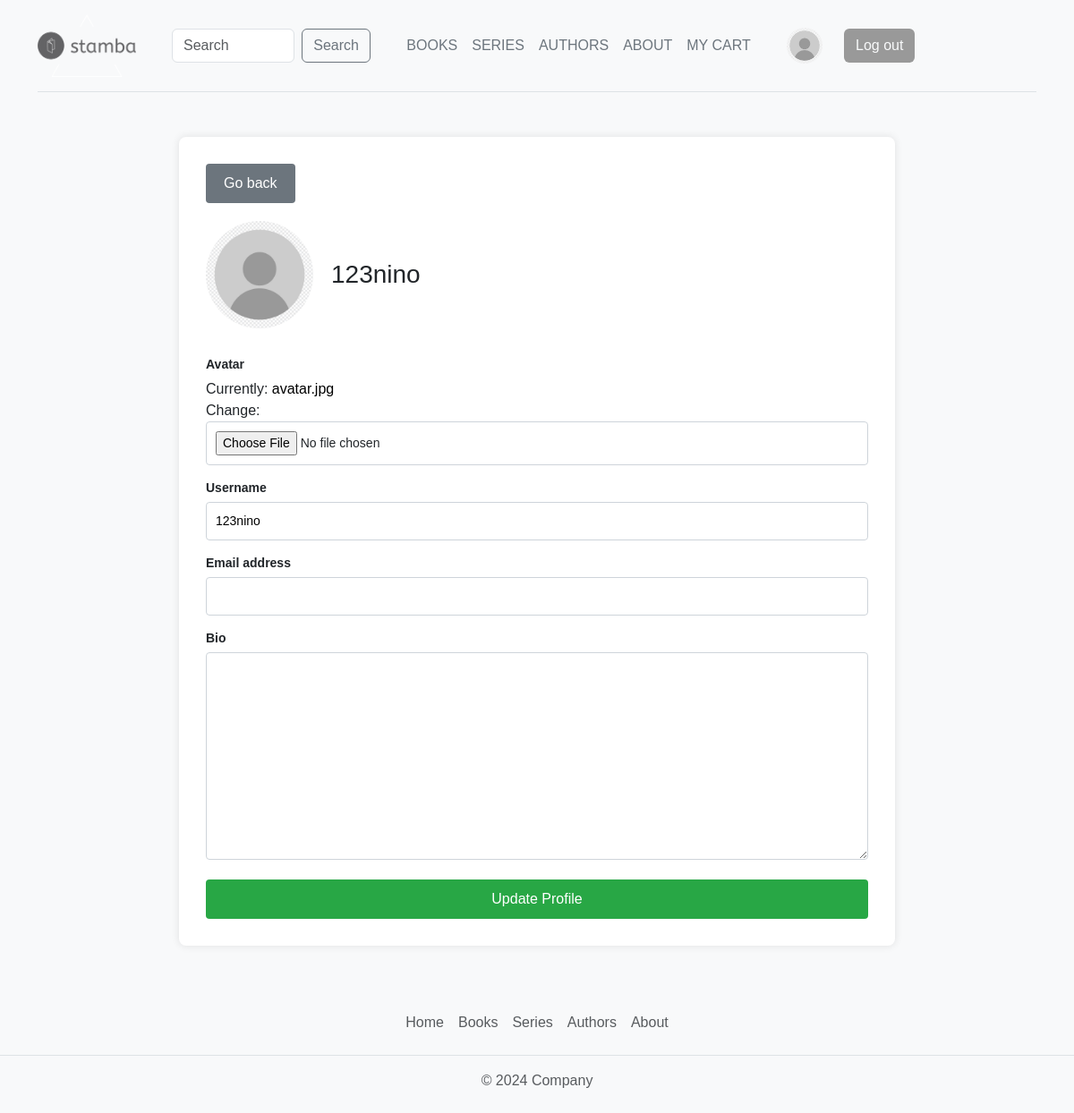
The app's page /update_user/ (signed in) with its own data.
### base/models.py (models this page shows)
class User(AbstractUser):
    books = models.ManyToManyField(Book, related_name='books', blank=True)
    avatar = models.ImageField(null=True, default='avatar.jpg')
    bio = models.TextField(null=True)

### base/views.py (the view)
# urls.py: path('update_user/', views.update_user, name='update_user'),
@login_required(login_url='login')
def update_user(request):
    search = request.GET.get("search") if request.GET.get('search') != None else ''
    if search:
        price_range = request.GET.get("price_range", None)
        price_ranges = {
            "0-10": (0, 10),
            "10-15": (10, 15),
            "15-20": (15, 20),
            "20-25": (20, 25),
            "25-50": (25, 50),
        }
        books = Book.objects.filter(
            Q(name__icontains=search) | Q(author__name__icontains=search) | Q(genre__name__icontains=search) | Q(categories__name__icontains=search)).distinct()
        if price_range and price_range in price_ranges:
            min_price, max_price = price_ranges[price_range]
            books = books.filter(price__price__gte=min_price, price__price__lte=max_price)
        genres = Genre.objects.all()
        categories = Categories.objects.all()
        context = {
            "books": books,
            "genres": genres,
            "categories": categories,
            "price_ranges": price_ranges,
            "selected_price_range": price_range
        }
        return render(request, 'base/books.html', context)
    else:
        user=request.user
        form=UserForm(instance=user)
        if request.method == 'POST':
            form=UserForm(request.POST, request.FILES, instance=user)
            if form.is_valid():
                form.save()
                return redirect('profile', user.id)
        context = {'form': form}
        return render(request, 'base/update_user.html', context)

### base/forms.py
class UserForm(ModelForm):
    class Meta:
        model=User
        fields=['avatar', 'username', 'email', 'bio']

### base/templates/base/update_user.html (shortened to what this page needs)
{% extends 'main.html' %}
{% block content %}
<div class="container1">
    <div class="button-group">
        <a href="{{ request.META.HTTP_REFERER }}"><button class="btn btn-secondary">Go back</button></a>
    </div>
    <div class="profile-header">
        <img src="{{ request.user.avatar.url }}" alt="Profile Picture">
        <div>
            <h2>{{ request.user.username }}</h2>
        </div>
    </div>
    <form method="POST" action="" enctype="multipart/form-data" class="form">
        {% for field in form %}
        <div class="form-group">
            <label>{{ field.label }}</label>
            {{ field }}
        </div>
        {% endfor %}
        <button type="submit" class="btn btn-success">Update Profile</button>
    </form>
</div>
{% endblock %}

### templates/navbar.html (shortened to what this page needs)
<div class="container">
    <header class="d-flex flex-wrap align-items-center justify-content-between py-3 mb-4 border-bottom">
        <div class="col-md-4 mb-2 mb-md-0 d-flex align-items-center">
            <a class="navbar-brand" href="{% url 'home' %}">
                <img src="../static/images/logo4.png" alt="Bootstrap" width="110" height="70">
            </a>
            <a href="/bookshop/base/static" class="d-inline-flex link-body-emphasis text-decoration-none">
                <svg class="bi" width="40" height="32" role="img" aria-label="Bootstrap"><use xlink:href="#bootstrap"></use></svg>
            </a>
            <form class="d-flex" role="search" action="">
                <input name="search" class="form-control me-2" type="search" placeholder="Search" aria-label="Search">
                <button class="btn btn-outline-secondary link-#526461 --bs-light-border-subtle" type="submit">Search</button>
            </form>
        </div>
        <ul class="nav col-12 col-md-auto mb-2 justify-content-center mb-md-0">
            <li><a href="{% url 'books' %}" class="nav-link px-2 link-secondary">BOOKS</a></li>
            <li><a href="{% url 'series' %}" class="nav-link px-2 link-secondary">SERIES</a></li>
            <li><a href="{% url 'authors' %}" class="nav-link px-2 link-secondary">AUTHORS</a></li>
            <li><a href="{% url 'about' %}" class="nav-link px-2 link-secondary">ABOUT</a></li>
            {% if request.user.is_authenticated %}
            <li><a href="{% url 'cart' user.id %}" class="nav-link px-2 link-secondary">MY CART</a></li>
            {% endif %}
        </ul>
        <div class="col-md-3 text-end d-flex align-items-center" >
            {% if request.user.is_authenticated %}
            <a href="{% url 'profile' request.user.id  %}" class="user-info d-flex align-items-center me-3 text-decoration-none">
                <img src="{{ request.user.avatar.url }}" alt="User Avatar" class="rounded-circle me-2" width="40" height="40">
            </a>
            <a href="{% url 'logout' %}">
                <button type="button" class="btn btn-outline me-2 link-light" style="background-color: #999999">Log out</button>
            </a>
            {% endif %}
        </div>
    </header>
</div>

### base/static/styles/style.css (style rules this page uses)
body { background-color: #f5f5f5; }
a { text-decoration: none; color: black; }

### templates/navbar.html (style rules this page uses)
.user-info { align-items: center; text-decoration: none; color: inherit; }
.user-info img { border-radius: 50%; }

### base/templates/base/update_user.html (style rules this page uses)
body { background-color: #f8f9fa; font-family: Arial, sans-serif; }
.container1 { max-width: 800px; margin: 50px auto; padding: 30px; background-color: white; box-shadow: 0 0 10px rgba(0, 0, 0, 0.1); border-radius: 8px; }
.button-group { display: flex; justify-content: space-between; margin-bottom: 20px; }
.button-group .btn { padding: 10px 20px; border: none; border-radius: 4px; cursor: pointer; font-size: 16px; transition: background-color 0.3s, opacity 0.3s; }
.button-group .btn-secondary { background-color: #6c757d; color: white; }
.profile-header { display: flex; align-items: center; margin-bottom: 30px; }
.profile-header img { width: 120px; height: 120px; border-radius: 50%; object-fit: cover; margin-right: 20px; }
.profile-header h2 { margin: 0; font-size: 28px; }
.form { display: flex; flex-direction: column; }
.form-group { margin-bottom: 15px; }
.form-group label { display: block; font-weight: bold; margin-bottom: 5px; font-size: 14px; }
.form-group input, .form-group select, .form-group textarea { width: 100%; padding: 10px; border: 1px solid #ced4da; border-radius: 4px; box-sizing: border-box; font-size: 14px; }
.btn-success { padding: 10px 20px; background-color: #28a745; color: white; border: none; border-radius: 4px; cursor: pointer; font-size: 16px; transition: background-color 0.3s, opacity 0.3s; }

### records on screen
User: user.avatar (placeholder picture), user.username "123nino", form "123nino"

### other values on screen
{{ field.label }} "Avatar" "Username" "Email address" "Bio"
